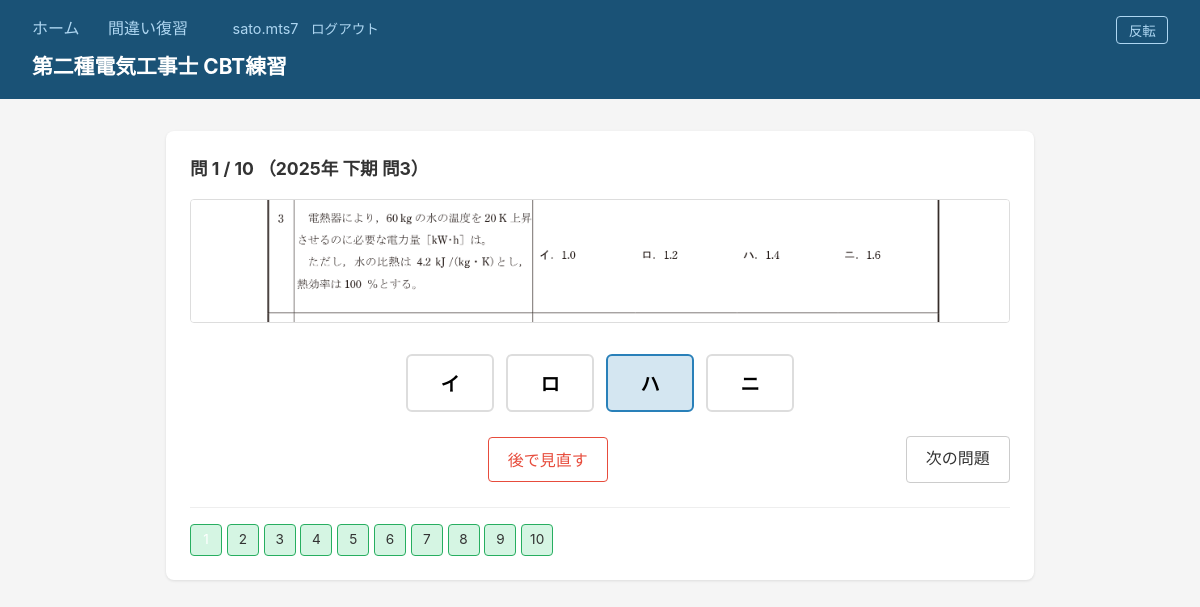
Screenshot of /quiz/11 (signed in) with the database file from the repository.
### models.py (models this page shows, shortened)
class Question(db.Model):
    __tablename__ = "questions"
    id = db.Column(db.Integer, primary_key=True)
    year = db.Column(db.String(4), nullable=False)
    half = db.Column(db.String(10), nullable=False)  # "upper" or "lower"
    number = db.Column(db.Integer, nullable=False)
    page = db.Column(db.Integer, nullable=False)
    question = db.Column(db.Text, nullable=False)
    choices_json = db.Column(db.Text, nullable=False)  # JSON array
    answer = db.Column(db.Integer, nullable=True)  # 0=イ, 1=ロ, 2=ハ, 3=ニ
    tags_json = db.Column(db.Text, default="[]")  # JSON array
    explanation = db.Column(db.Text, default="")
    section = db.Column(db.String(20), default="一般問題")  # 一般問題 or 配線図
    image = db.Column(db.String(200), default="")  # クロップ画像ファイル名
    __table_args__ = (
        db.UniqueConstraint("year", "half", "number", name="uq_question"),
    )
    @property
    def tags(self) -> list[str]:
        return json.loads(self.tags_json)
    @property
    def image_path(self) -> str:
        if self.image:
            return f"pages/{self.year}_{self.half}/{self.image}"
        return f"pages/{self.year}_{self.half}/page_{self.page:02d}.png"
    @property
    def is_haisen(self) -> bool:
        return self.section == "配線図"

### app.py (the view)
    @app.route("/quiz/<int:session_id>")
    @login_required
    def quiz(session_id: int):
        quiz_session = QuizSession.query.get_or_404(session_id)
        if quiz_session.user_id and quiz_session.user_id != session["user_id"]:
            return redirect(url_for("index"))
        q_ids = quiz_session.question_ids
        q_index = int(request.args.get("q", 0))
        if q_index >= len(q_ids):
            return redirect(url_for("result", session_id=session_id))
        question = Question.query.get(q_ids[q_index])
        existing = Attempt.query.filter_by(
            session_id=session_id, question_id=question.id
        ).first()
        answered_map = {}
        for a in Attempt.query.filter_by(session_id=session_id).all():
            answered_map[a.question_id] = a.selected
        return render_template(
            "quiz.html",
            quiz_session=quiz_session,
            question=question,
            q_index=q_index,
            q_total=len(q_ids),
            q_ids=q_ids,
            existing=existing,
            answered_map=answered_map,
        )

### app.py (called while the page is built)
def login_required(f):
    @functools.wraps(f)
    def decorated(*args, **kwargs):
        if "user_id" not in session:
            return redirect(url_for("login"))
        return f(*args, **kwargs)
    return decorated

### models.py (called while the page is built)
    @property
    def question_ids(self) -> list[int]:
        return json.loads(self.question_ids_json)

### templates/quiz.html (shortened to what this page needs)
{% extends "base.html" %}
{% block content %}
<div class="quiz-container">
    <div class="quiz-header">
        <div class="quiz-progress">
            問 {{ q_index + 1 }} / {{ q_total }}
            （{{ question.year }}年 {{ "上期" if question.half == "upper" else "下期" }} 問{{ question.number }}）
        </div>
    </div>
    <div class="question-image" onclick="openImageZoom()">
        <img src="{{ url_for('static', filename=question.image_path) }}"
             alt="問題 {{ question.number }}"
             loading="lazy">
    </div>
    {% set labels = ["イ", "ロ", "ハ", "ニ"] %}
    <div class="choices" id="choices">
        {% for label in labels %}
        <button class="choice-btn {% if existing and existing.selected == loop.index0 %}selected{% endif %}"
                data-index="{{ loop.index0 }}"
                onclick="selectAndSubmit({{ loop.index0 }})">
            {{ label }}
        </button>
        {% endfor %}
    </div>
    <div class="quiz-nav">
        <button id="flag-btn" class="btn btn-flag" onclick="toggleFlag()">後で見直す</button>
        {% if q_index < q_total - 1 %}
        <a href="{{ url_for('quiz', session_id=quiz_session.id, q=q_index + 1) }}" class="btn">次の問題</a>
        {% else %}
        <a href="{{ url_for('result', session_id=quiz_session.id) }}" class="btn btn-finish">採点する</a>
        {% endif %}
    </div>
    <div class="question-nav">
        {% for qid in q_ids %}
        <a href="{{ url_for('quiz', session_id=quiz_session.id, q=loop.index0) }}"
           data-qindex="{{ loop.index0 }}"
           class="q-num {% if loop.index0 == q_index %}current{% endif %} {% if qid in answered_map %}answered{% endif %}">
            {{ loop.index }}
        </a>
        {% endfor %}
    </div>
</div>
{% endblock %}

### static/style.css (style rules this page uses)
* { box-sizing: border-box; margin: 0; padding: 0; }
body { font-family: -apple-system, BlinkMacSystemFont, "Hiragino Kaku Gothic ProN", "Segoe UI", sans-serif; background: #f5f5f5; color: #333; line-height: 1.6; }
.btn { display: inline-block; padding: 0.6rem 1.2rem; border: 1px solid #ccc; border-radius: 4px; background: white; color: #333; text-decoration: none; cursor: pointer; font-size: 1rem; }
.btn-flag { background: white; color: #e74c3c; border-color: #e74c3c; }
.quiz-container { background: white; border-radius: 8px; padding: 1.5rem; box-shadow: 0 1px 3px rgba(0,0,0,0.1); }
.quiz-header { display: flex; justify-content: space-between; align-items: center; margin-bottom: 1rem; }
.quiz-progress { font-size: 1.1rem; font-weight: bold; }
.question-image { text-align: center; margin: 1rem 0; cursor: zoom-in; }
.question-image img { max-width: 100%; height: auto; border: 1px solid #ddd; border-radius: 4px; }
.choices { display: flex; flex-direction: row; gap: 0.8rem; margin: 1.5rem 0; justify-content: center; }
.choice-btn { padding: 0.8rem 2rem; border: 2px solid #ddd; border-radius: 6px; background: white; cursor: pointer; text-align: center; font-size: 1.2rem; font-weight: bold; transition: all 0.15s; min-width: 4rem; }
.choice-btn.selected { border-color: #2980b9; background: #d4e6f1; }
.quiz-nav { display: flex; justify-content: space-between; align-items: center; margin: 1.5rem 0; }
.question-nav { display: flex; flex-wrap: wrap; gap: 0.3rem; margin-top: 1rem; padding-top: 1rem; border-top: 1px solid #eee; }
.q-num { display: inline-flex; justify-content: center; align-items: center; width: 2rem; height: 2rem; border-radius: 4px; border: 1px solid #ddd; text-decoration: none; color: #333; font-size: 0.85rem; }
.q-num.current { background: #2980b9; color: white; border-color: #2980b9; }
.q-num.answered { background: #d5f5e3; border-color: #27ae60; }

### rows the page displays
Question: year "2025", half "下期", number "3", image+year+half (picture)

### other values shown
{{ session['username'] }} "sato.mts7"
{{ q_index + 1 }} "1"
{{ q_total }} "10"
{{ label }} "イ" "ロ" "ハ" "ニ"
